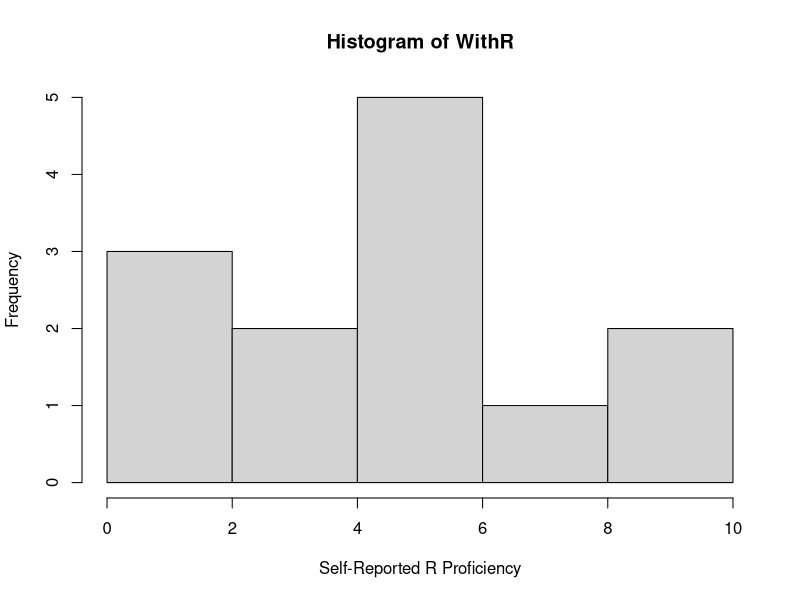
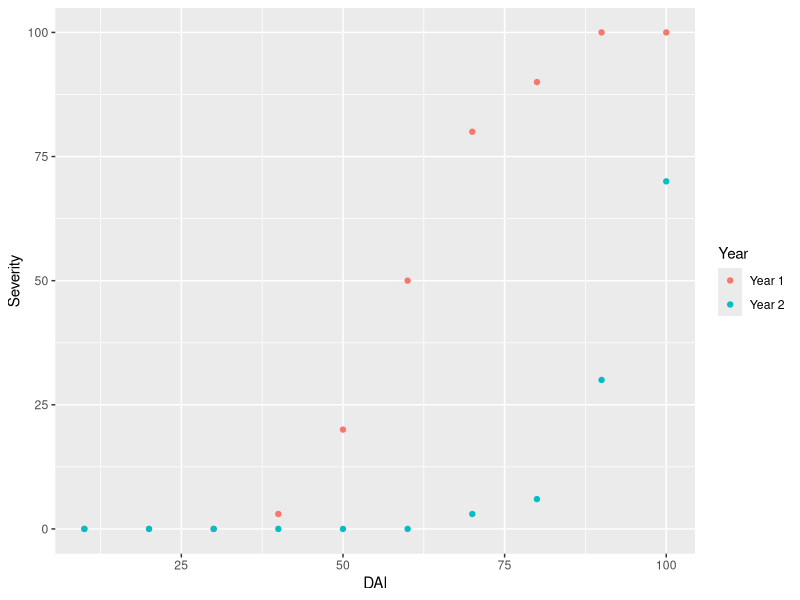
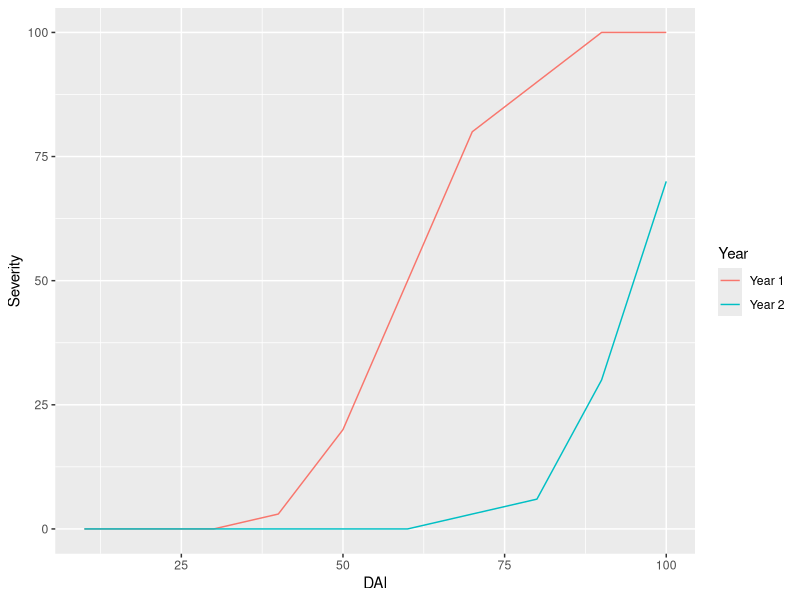
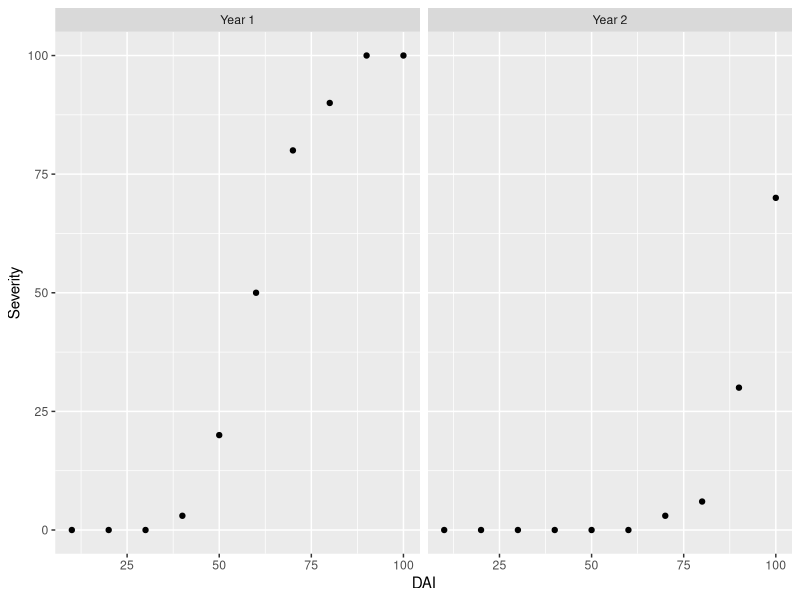
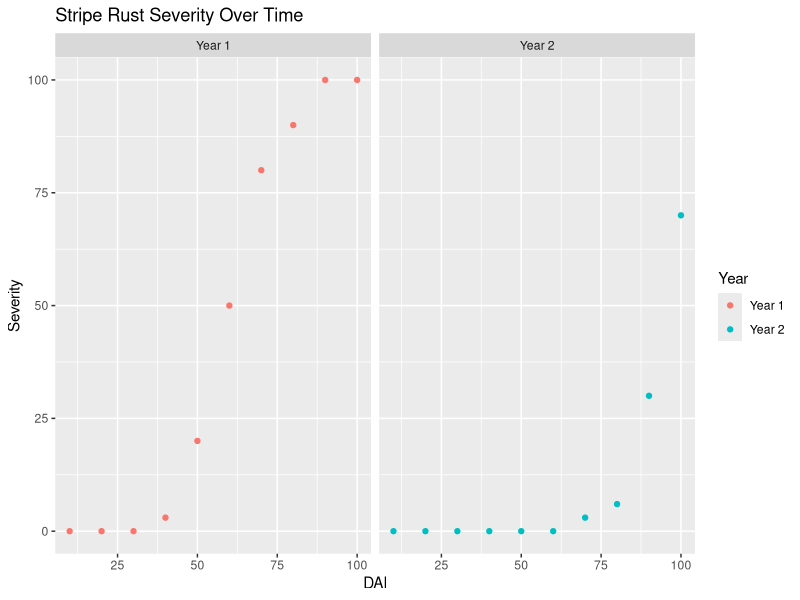
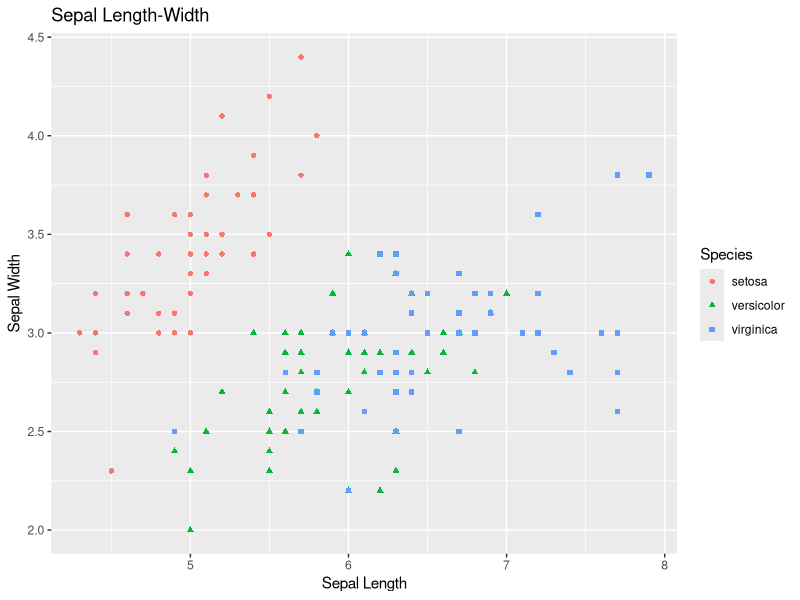
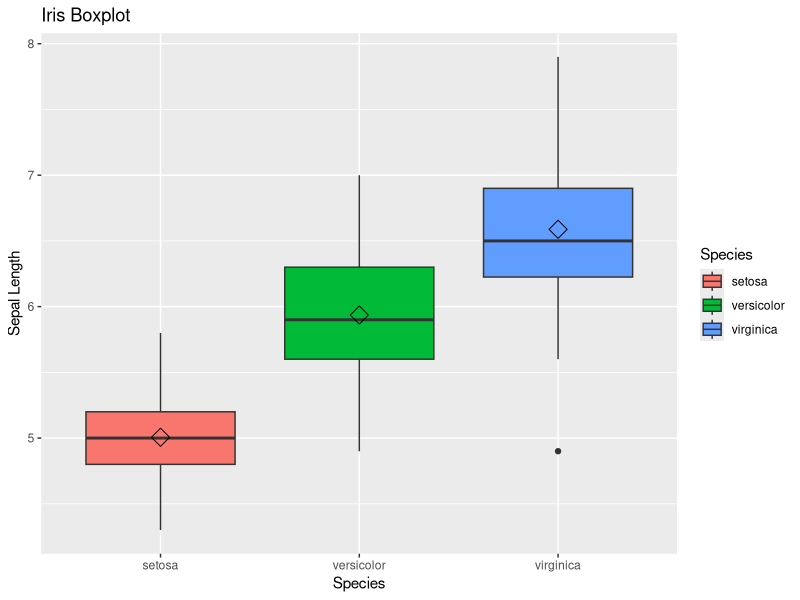
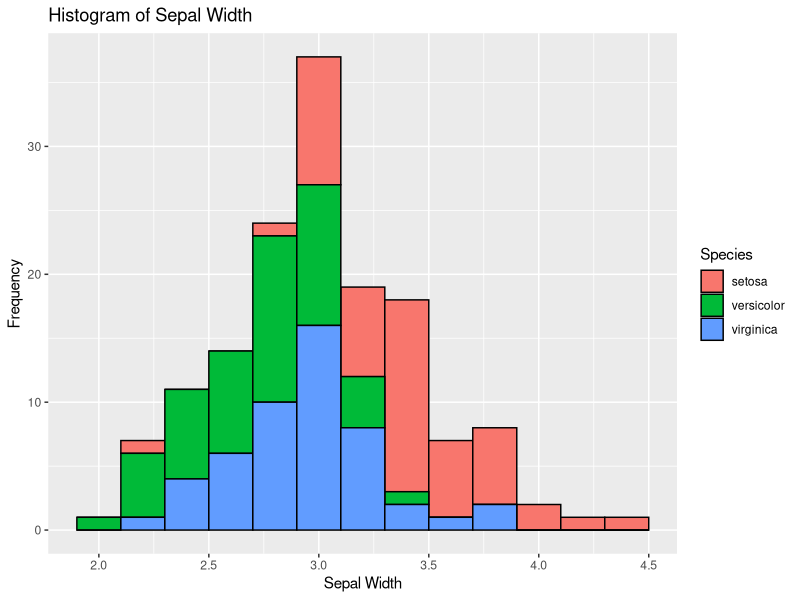

Reproduce these figures in R, in order.
## ---- chunk 1
1+1
3*2
8^8
## ---- chunk 2
a <- 2 + 2
a
b <- a + 2
b
## ---- chunk 3
2==2 ## "==" means does equal 
2!=2 ## "!=" means does not equal
2>=3 ## ">=" means greater than or equal to

# Create an object with values from 1 to 10
num10 <- c(1, 2, 3, 4, 5, 6, 7, 8, 9, 10)

# Which elements are less than 5? 
num5 <- num10 < 5

# Check the elements in num5, these are TRUE / FALSE
num5
## ---- chunk 4
v1 <- c(1, 2, 3, 4, 5) #numbers
v2 <- c("hello", "world") #characters 
v3 <- c("TRUE", "FALSE", "TRUE") #logical values (also could be - "T", "F", "T")
## ---- chunk 5
WithR <- c(8.5, 6.5, 4, 1, 3, 10, 5, 5, 5, 1, 1, 6, 6)
WithR
## ---- chunk 6
summary(WithR)
mean(WithR)
sd(WithR)
median(WithR)
## ---- chunk 7
hist(WithR, xlab = "Self-Reported R Proficiency")
## ---- chunk 8
RustData <- read.csv("StripeRust.csv", header = TRUE)
  #Header = TRUE lets R know that we have headings in the first row of our data set.

head(RustData) ## check the first few rows of the dataset
names(RustData) ## check the column headers
## ---- chunk 9
#install.packages("ggplot2")
library(ggplot2)
## ---- chunk 10
ggplot(data = RustData) +
  geom_point(mapping = aes(x = DAI, y = Severity, color = Year))
## ---- chunk 11
ggplot(data = RustData) +
  geom_line(mapping = aes(x = DAI, y = Severity, color = Year))
## ---- chunk 12
ggplot(data = RustData) +
  geom_point(mapping = aes(x = DAI, y = Severity)) +
  facet_wrap(~Year)
## ---- chunk 13
ggplot(data = RustData) +
  geom_point(mapping = aes(x = DAI, y = Severity, color = Year)) +
  facet_wrap(~Year) +
  labs(title = "Stripe Rust Severity Over Time")
## ---- chunk 14
knitr::opts_chunk$set(echo = TRUE)
## ---- chunk 15
# load the library tidyverse
library(tidyverse)
## ---- chunk 16
# load data
data(iris)

# check the first 6 rows of the data
head(iris)

# check the structure of data. Very handy function to get a basic information about the data.
str(iris)
## ---- chunk 17
# create tibble format table
df <- as.tibble(iris)
df
## ---- chunk 18
# Filter rows with filter()
# here df is the object where we had store our tibble data
# yes, you need to use double equals (==)
filter(df, Species == "versicolor")
## ---- chunk 19
# Comparisons
filter(df, Petal.Length > 2)
## ---- chunk 20
# Logical operators
filter(df, Petal.Length > 6 & Sepal.Length > 7)
## ---- chunk 21
# arrange by sepal length then petal width. Default is ascending order. 
arrange(df, Sepal.Length, Petal.Width)

# allows to arrange in descending order if we add desc() in front of the column name that we want to sort by
arrange(df, desc(Sepal.Length))
## ---- chunk 22
# from iris data, lets select only three columns - Species, Petal width and Petal length
select(df, Species, Petal.Width, Petal.Length)
## ---- chunk 23
mutate(df, log.Sepal.length = log(Sepal.Length))
## ---- chunk 24
# find mean of peteal length
summarise(df, mean(Petal.Length))

# find mean of petal length for each species

group_by(df, Species) %>% count(n())
## ---- chunk 25
df %>% 
  group_by(Species) %>%
  summarise(mean(Petal.Length))
## ---- chunk 26
#1 Scatter PLot
ggplot(data=df, aes(x = Sepal.Length, y = Sepal.Width))+
  geom_point(aes(color=Species, shape=Species)) +
  xlab("Sepal Length") +
  ylab("Sepal Width") +
  ggtitle("Sepal Length-Width")

## ---- chunk 27
# 2) Box Plot

box <- ggplot(data=df, aes(x=Species, y=Sepal.Length))

box + 
  geom_boxplot(aes(fill=Species)) +
  ylab("Sepal Length") +
  ggtitle("Iris Boxplot") +
  stat_summary(fun.y=mean, geom="point", shape=5, size=4)

## ---- chunk 28
# 3) Histogram
histogram <- ggplot(data=df, aes(x=Sepal.Width))

histogram +
  geom_histogram(binwidth=0.2, color="black", aes(fill=Species)) +
  xlab("Sepal Width") + 
  ylab("Frequency") + 
  ggtitle("Histogram of Sepal Width")
## ---- chunk 29
# 4) bar plot
bar <- ggplot(data=df, aes(x=Species))

bar +
  geom_bar(aes(fill=Species)) + xlab("Species") + 
  ylab("Count") +
  ggtitle("Bar plot of Sepal Length") 
## ---- chunk 30

# 5) Faceting
facet <- ggplot(data=df, aes(Sepal.Length, y=Sepal.Width, color=Species)) +
  geom_point(aes(shape=Species), size=1.5) +
  xlab("Sepal Length") +
  ylab("Sepal Width") +
  ggtitle("Faceting") 

## ---- chunk 31
# Along columns
facet + facet_grid(. ~ Species)
